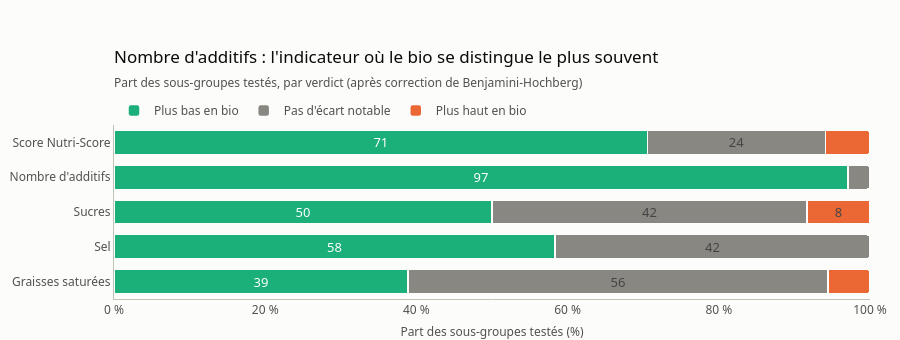

Write notebook code for a chart like this one.
### Markdown cell above
## 5. Vue d'ensemble des cinq indicateurs

Pour chaque indicateur, répartition des sous-groupes testés selon le verdict.

### Code cell
counts = bio.verdict_counts(cont).reindex(columns=list(VERDICT_COLORS), fill_value=0)
shares = (
    (counts.div(counts.sum(axis=1), axis=0) * 100)
    .reset_index()
    .melt(id_vars="outcome", var_name="verdict", value_name="share")
)
labels = {k: v[0] for k, v in bio.CONTINUOUS_OUTCOMES.items()}
lowest = (counts["Plus bas en bio"] / counts.sum(axis=1)).idxmax()

fig = charts.stacked_shares(
    shares,
    "outcome",
    "verdict",
    "share",
    VERDICT_COLORS,
    segment_order=list(VERDICT_COLORS),
    row_order=list(bio.CONTINUOUS_OUTCOMES),
    segment_labels={k: k for k in VERDICT_COLORS},
    row_labels=labels,
    title=f"{labels[lowest]} : l'indicateur où le bio se distingue le plus souvent",
    subtitle="Part des sous-groupes testés, par verdict (après correction de Benjamini-Hochberg)",
)
fig.update_xaxes(title_text="Part des sous-groupes testés (%)")
save_figure(fig, "bio_verdicts_overview")
fig.show()

### Figure 1 — Plotly figure (JSON) as saved in the notebook; plotly's stock layout.template omitted (floating-point values rounded to 4 significant figures)
{"data": [{"hovertemplate": "%{y}<br>Plus bas en bio : %{x:.1f} %<extra></extra>", "insidetextanchor": "middle", "marker": {"color": "#1baf7a"}, "name": "Plus bas en bio", "orientation": "h", "text": ["71", "97", "50", "58", "39"], "textposition": "inside", "type": "bar", "x": [70.59, 97.06, 50.0, 58.33, 38.89], "y": ["Score Nutri-Score", "Nombre d'additifs", "Sucres", "Sel", "Graisses saturées"]}, {"hovertemplate": "%{y}<br>Pas d'écart notable : %{x:.1f} %<extra></extra>", "insidetextanchor": "middle", "marker": {"color": "#898781"}, "name": "Pas d'écart notable", "orientation": "h", "text": ["24", "", "42", "42", "56"], "textposition": "inside", "type": "bar", "x": [23.53, 2.941, 41.67, 41.67, 55.56], "y": ["Score Nutri-Score", "Nombre d'additifs", "Sucres", "Sel", "Graisses saturées"]}, {"hovertemplate": "%{y}<br>Plus haut en bio : %{x:.1f} %<extra></extra>", "insidetextanchor": "middle", "marker": {"color": "#eb6834"}, "name": "Plus haut en bio", "orientation": "h", "text": ["", "", "8", "", ""], "textposition": "inside", "type": "bar", "x": [5.882, 0.0, 8.333, 0.0, 5.556], "y": ["Score Nutri-Score", "Nombre d'additifs", "Sucres", "Sel", "Graisses saturées"]}], "layout": {"barmode": "stack", "height": 340, "legend": {"traceorder": "normal"}, "margin": {"t": 125}, "title": {"subtitle": {"text": "Part des sous-groupes testés, par verdict (après correction de Benjamini-Hochberg)"}, "text": "Nombre d'additifs : l'indicateur où le bio se distingue le plus souvent"}, "uniformtext": {"minsize": 10, "mode": "hide"}, "xaxis": {"range": [0, 100], "showgrid": false, "ticksuffix": " %", "title": {"text": "Part des sous-groupes testés (%)"}}, "yaxis": {"autorange": "reversed", "showgrid": false}}}
